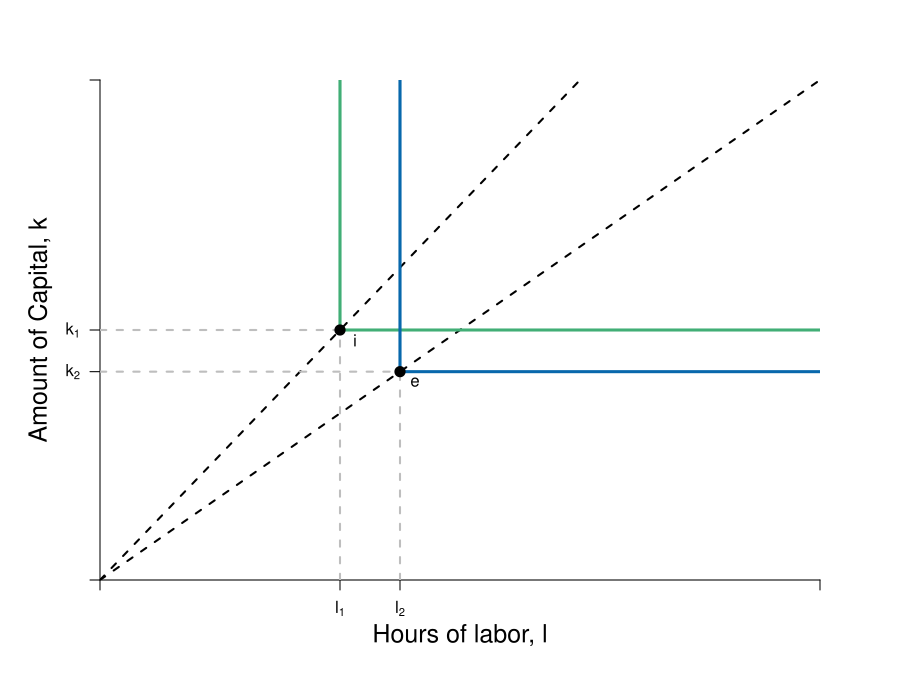

R code for this plot:

pdf(file = "specprodexch/leontief_cap_intens.pdf", width = 9, height = 7)

#Set parameters for graphics
axislabelsize <- 1.5
labelsize <- 1.2
graphlinewidth <- 3
segmentlinewidth <- 2

COL <- c("#7fc97f", "#beaed4", "#fdc086", "#ffff99", "#386cb0", "#f0027f", "#bf5b17", "#666666")
COLA <- c("#e0f3db", "#99d8c9","#66c2a4","#41ae76", "#238b45", "#005824")
COLB <- c("#c6dbef", "#4eb3d3", "#2b8cbe", "#0868ac","#084081")

par(mar =  c(6, 5, 4, 4))

xlims <- c(0, 12)
ylims <- c(0, 12)

npts <- 501 


plot(0, 0, xlim = xlims, ylim = ylims, type = "n",
     xlab = expression(paste("")),
     ylab = expression(paste("")), 
     xaxt = "n", 
     yaxt = "n", 
     cex.lab = axislabelsize, 
     bty = "n",
     xaxs="i", 
     yaxs="i")

ticksy <- c(0, 5, 6, ylims[2])
ylabels <- c(NA, expression(paste(k[2])), expression(paste(k[1])), NA)
ticksx <- c(0, 4, 5, xlims[2])
xlabels <- c(NA, expression(paste(l[1])), expression(paste(l[2])), NA)

axis(1, at = ticksx, pos = 0, labels = xlabels)
axis(2, at = ticksy, pos = 0, labels = ylabels, las = 1)

npts <- 500 
xx1 <- seq(xlims[1], xlims[2], length.out = npts)

mtext(expression(paste("Hours of labor, ", l)), side=1, line = 2.5, cex = axislabelsize)
text(-1, 0.5*ylims[2], expression(paste("Amount of Capital, ", k)), xpd = TRUE, cex = axislabelsize, srt = 90) 

# dash diagonals
segments(0, 0, xlims[2], ylims[2], lty = 2, col = "black", lwd = segmentlinewidth)
segments(0, 0, 8, ylims[2], lty = 2, col = "black", lwd = segmentlinewidth)

# segments
segments(5, 0, 5, 5, lty = 2, col = "grey", lwd = segmentlinewidth)
segments(0, 5, 5, 5, lty = 2, col = "grey", lwd = segmentlinewidth)

segments(4, 0, 4, 6, lty = 2, col = "grey", lwd = segmentlinewidth)
segments(0, 6, 4, 6, lty = 2, col = "grey", lwd = segmentlinewidth)

segments(4, 6, xlims[2], 6, lty = 1, col = COLA[4], lwd = graphlinewidth)
segments(4, 6, 4, ylims[2], lty = 1, col = COLA[4],  lwd = graphlinewidth)

points(4, 6, pch = 16, col = "black", cex = 1.5)
text(4.25, 5.75, expression(i))

segments(5, 5, xlims[2], 5, lty = 1, col = COLB[4], lwd = graphlinewidth)
segments(5, 5, 5, ylims[2], lty = 1, col = COLB[4],  lwd = graphlinewidth)

points(5, 5, pch = 16, col = "black", cex = 1.5)
text(5.25, 4.75, expression(e))

# text(10, 11, expression(paste("Feasible")), cex = labelsize)
# text(10, 10.5, expression(paste("production")), cex = labelsize)
# text(10, 10, expression(paste("techniques")), cex = labelsize)
# text(2, 4, expression(paste("Infeasible")), cex = labelsize)
# text(2, 3.5, expression(paste("production")), cex = labelsize)
# text(2, 3, expression(paste("techniques")), cex = labelsize)


#Label mrs function
text(18, 2.5, expression(paste(mrs(x,y) == r[max] - bgroup("(",frac(r[max], x[max]),")")*x)))

dev.off()
